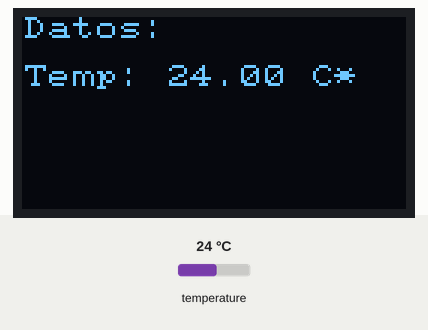
The sketch below on a simulated Arduino Mega 2560, built with avr-gcc and run on an emulated ATmega2560. Shown: 128×64 one-colour display. Inputs (shaded band) come from the test bench; at power-on: temperature 24 °C. What the sketch prints to the serial monitor is not drawn.

Above: at 2.4 s.
2.5 s: temperature set to 12 °C
At 3.3 s:
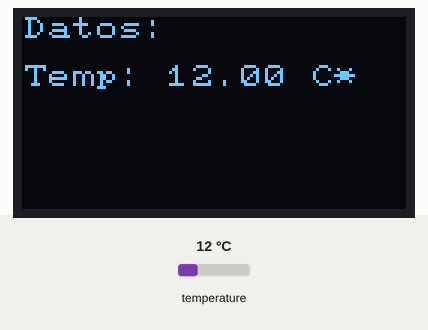
4.0 s: temperature set to 19 °C
5.7 s: temperature set to 28 °C
At 7.0 s:
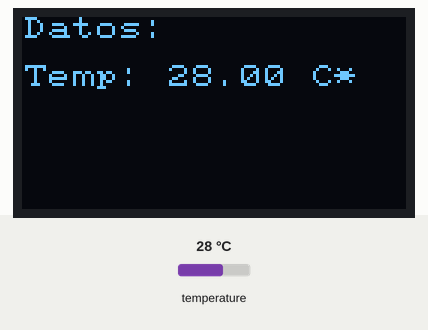
Timing chart, 0 to 8.7 s (numbered marks = the images above; inputs shaded):
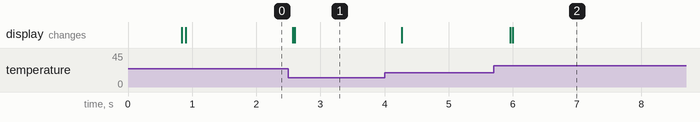

The sketch:

sensor_temperatura_pantalla.ino
```cpp
//requiere las bibliotecas oneWire, dallasTemperature y u8x8 (este último es para la pantalla)
#include <OneWire.h>
#include <DallasTemperature.h>
#include <U8x8lib.h>

//sensor de temperatura
#define pin_temperatura 22


//pantalla (modelo), creamos un objeto y le asignamos características (sus pines)
U8X8_SSD1306_128X64_NONAME_SW_I2C pantalla(/* clock=*/ 15, /* data=*/ 4, /* reset=*/ 16);


OneWire bus_datos(pin_temperatura);
DallasTemperature sensor_temperatura(&bus_datos);

void setup() {
 Serial.begin(9600); //inicializamos el puerto serial
 sensor_temperatura.begin(); //inicializamos el sensor

 pantalla.begin(); //inicializando la pantalla
 pantalla.setFont(u8x8_font_pxplusibmcgathin_r); //estableciendo la fuente de letras a usar

}

void loop() {

  sensor_temperatura.requestTemperatures();

  // Leemos la temperatura en grados centígrados (por defecto)
  float temperatura = sensor_temperatura.getTempCByIndex(0); //el número es para identificar los sensores cuando hay varios conectados

  //mostrando por el puerto serial
  Serial.print(" %\t");
  Serial.print("Temperatura: ");
  Serial.print(temperatura);
  Serial.println(" *C ");

  //mostrando por la pantalla
  pantalla.drawString(0, 0, "Datos:");
  pantalla.drawString(0, 2, "Temp: "); //temperatura
  pantalla.setCursor(6, 2);
  pantalla.print(temperatura);
  pantalla.drawString(12, 2, "C*");


}
```

Measured:
- after the input at 2.5 s, the display: first changes after 0.07 s (image 1 shows a later state)
- after the input at 5.7 s, the display: first changes after 0.26 s (image 2 shows a later state)
